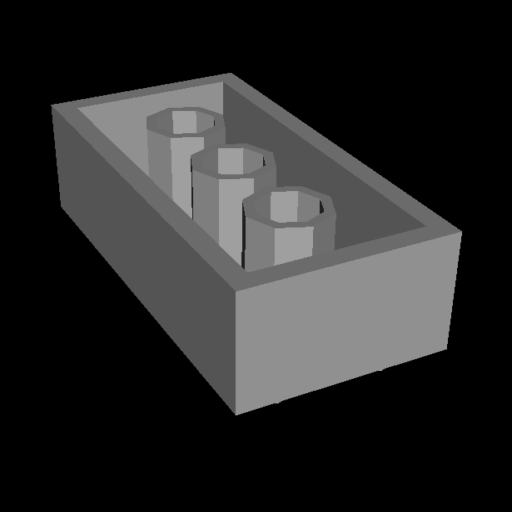
#> input picture WebGLdraw/dataset/lego_yolo/images/test/3001_11.png, 512 x 512 px
$ python viz_crop.py
#> lines starting #> are read from the running program, lines starting #| are printed output that depends on the picture
# viz_crop.py
from PIL import Image, ImageDraw
import matplotlib.pyplot as plt

img = Image.open("dataset/lego_yolo/images/test/3001_11.png")
#> img is the input picture: PIL image 512x512 RGB; min 0, max 159, mean 40.2
draw = ImageDraw.Draw(img)
box = (48, 72, 462, 416)
draw.rectangle(box, outline="red", width=3)

plt.imshow(img)
plt.axis("off")
plt.show()
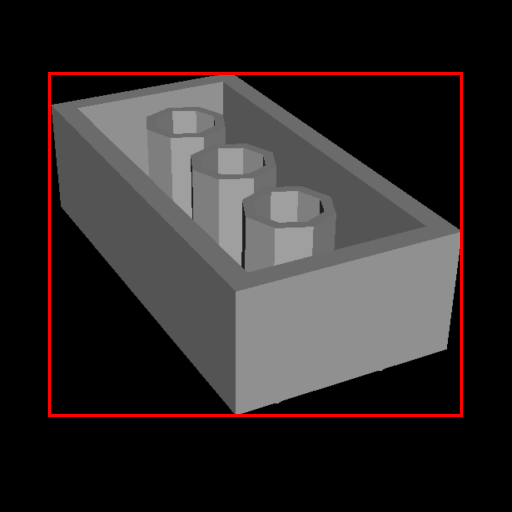
#> shown: shape (512, 512, 3); mean R, G, B 44.6, 40.2, 40.2

$ run again, with WebGLdraw/dataset/lego_yolo/images/test/15254_02.png copied over WebGLdraw/dataset/lego_yolo/images/test/3001_11.png
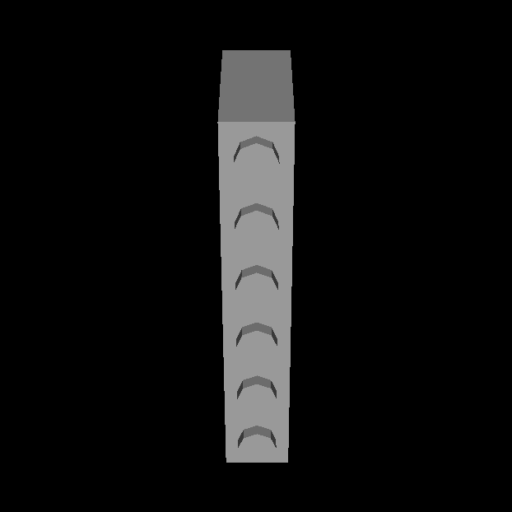
#> input picture WebGLdraw/dataset/lego_yolo/images/test/15254_02.png, 512 x 512 px
#> img is the input picture: PIL image 512x512 RGB; min 0, max 153, mean 15.7
#> `plt.show()`:
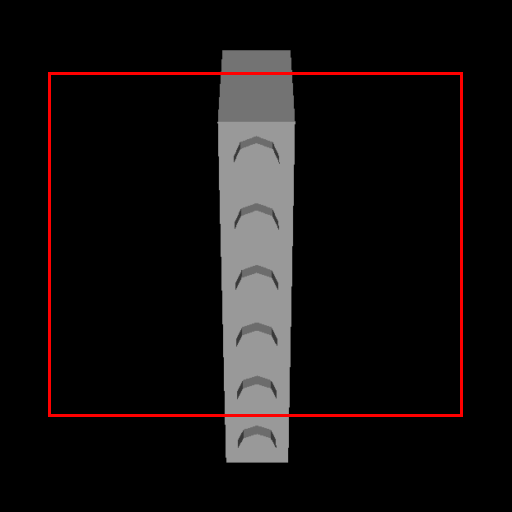
#> shown: shape (512, 512, 3); mean R, G, B 19.9, 15.5, 15.5

$ run again, with WebGLdraw/dataset/lego_yolo/images/test/15254_05.png copied over WebGLdraw/dataset/lego_yolo/images/test/3001_11.png
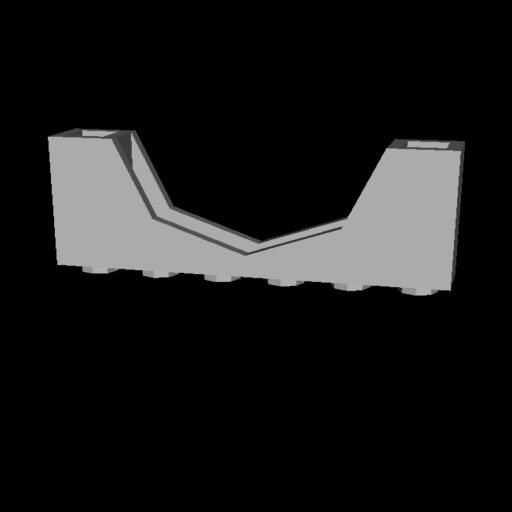
#> input picture WebGLdraw/dataset/lego_yolo/images/test/15254_05.png, 512 x 512 px
#> img is the input picture: PIL image 512x512 RGB; min 0, max 174, mean 24.9
#> `plt.show()`:
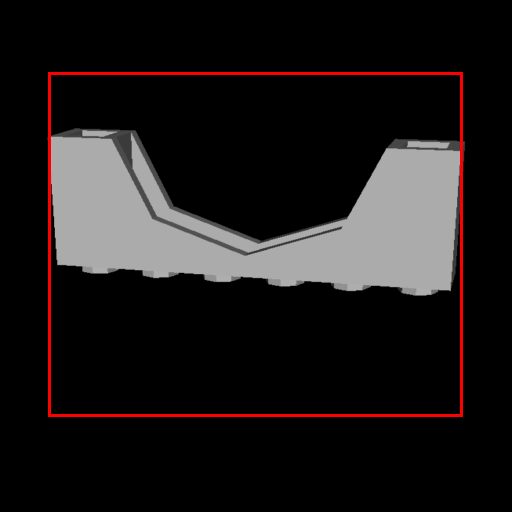
#> shown: shape (512, 512, 3); mean R, G, B 29.2, 24.8, 24.8
